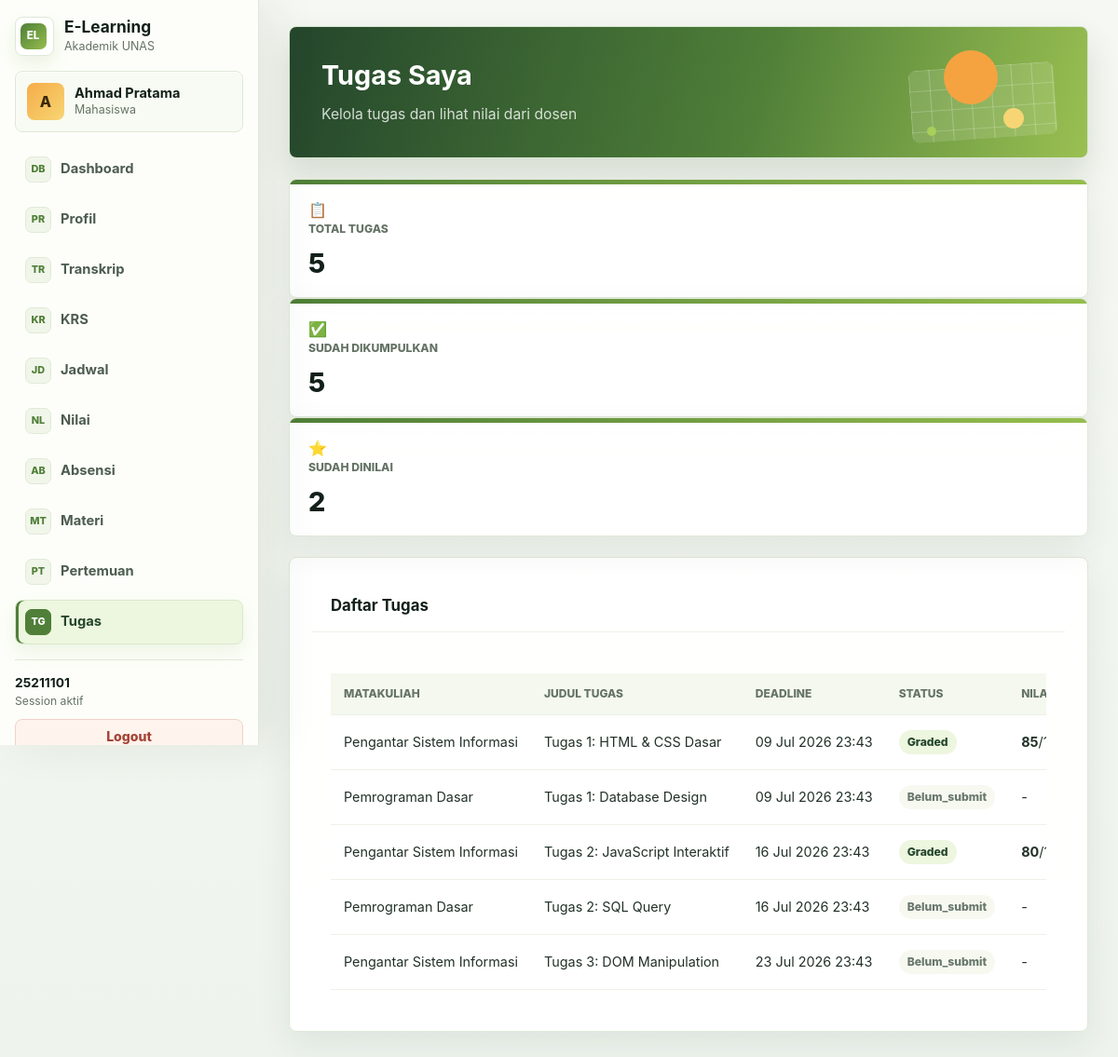
The page /src/mahasiswa/tugas.php (signed in) on the database its author committed.
### tables this page shows
CREATE TABLE IF NOT EXISTS mahasiswa (
  id INT PRIMARY KEY AUTO_INCREMENT,
  user_id INT NOT NULL UNIQUE,
  nim VARCHAR(20) UNIQUE,
  jurusan_id INT NOT NULL,
  tahun_angkatan INT NOT NULL,
  semester_saat_ini INT DEFAULT 1,
  total_sks_diambil INT DEFAULT 0,
  total_sks_lulus INT DEFAULT 0,
  ipk DECIMAL(3,2) DEFAULT 0.00,
  status_akademik ENUM('aktif', 'cuti', 'lulus', 'drop') DEFAULT 'aktif',
  created_at TIMESTAMP DEFAULT CURRENT_TIMESTAMP,
  updated_at TIMESTAMP DEFAULT CURRENT_TIMESTAMP ON UPDATE CURRENT_TIMESTAMP,
  FOREIGN KEY (user_id) REFERENCES users(id) ON DELETE CASCADE,
  FOREIGN KEY (jurusan_id) REFERENCES jurusan(id),
  INDEX idx_jurusan (jurusan_id),
  INDEX idx_tahun_angkatan (tahun_angkatan)
);

CREATE TABLE IF NOT EXISTS users (
  id INT PRIMARY KEY AUTO_INCREMENT,
  username VARCHAR(8) UNIQUE NOT NULL,
  password VARCHAR(255) NOT NULL,
  nama_lengkap VARCHAR(100) NOT NULL,
  nama_depan VARCHAR(50) NOT NULL,
  email VARCHAR(100),
  role ENUM('mahasiswa', 'dosen', 'admin') NOT NULL,
  status ENUM('aktif', 'nonaktif') DEFAULT 'aktif',
  last_login TIMESTAMP NULL,
  created_at TIMESTAMP DEFAULT CURRENT_TIMESTAMP,
  updated_at TIMESTAMP DEFAULT CURRENT_TIMESTAMP ON UPDATE CURRENT_TIMESTAMP,
  INDEX idx_username (username),
  INDEX idx_role (role)
);

CREATE TABLE IF NOT EXISTS tugas (
  id INT AUTO_INCREMENT PRIMARY KEY,
  kelas_id INT NOT NULL,
  judul_tugas VARCHAR(255) NOT NULL,
  deskripsi TEXT,
  pertemuan INT NOT NULL,
  tanggal_dibuat DATETIME DEFAULT CURRENT_TIMESTAMP,
  tanggal_deadline DATETIME NOT NULL,
  bobot_nilai INT DEFAULT 10,
  status ENUM('aktif', 'selesai', 'arsip') DEFAULT 'aktif',
  created_at TIMESTAMP DEFAULT CURRENT_TIMESTAMP,
  updated_at TIMESTAMP DEFAULT CURRENT_TIMESTAMP ON UPDATE CURRENT_TIMESTAMP,
  FOREIGN KEY (kelas_id) REFERENCES kelas(id) ON DELETE CASCADE,
  UNIQUE KEY unique_tugas_kelas_pertemuan_judul (kelas_id, pertemuan, judul_tugas),
  INDEX idx_kelas_pertemuan (kelas_id, pertemuan),
  INDEX idx_deadline (tanggal_deadline)
);

CREATE TABLE IF NOT EXISTS matakuliah (
  id INT PRIMARY KEY AUTO_INCREMENT,
  kode_matkul VARCHAR(10) UNIQUE NOT NULL,
  nama_matkul VARCHAR(100) NOT NULL,
  sks INT NOT NULL,
  semester INT NOT NULL,
  jurusan_id INT NOT NULL,
  deskripsi TEXT,
  created_at TIMESTAMP DEFAULT CURRENT_TIMESTAMP,
  updated_at TIMESTAMP DEFAULT CURRENT_TIMESTAMP ON UPDATE CURRENT_TIMESTAMP,
  FOREIGN KEY (jurusan_id) REFERENCES jurusan(id),
  INDEX idx_semester (semester),
  INDEX idx_jurusan (jurusan_id)
);

### src/auth/check_auth.php (called while the page is built, shortened)
<?php
function isLoggedIn() {
  return isset($_SESSION['user_id']) && !empty($_SESSION['user_id']);
}
function getCurrentUser() {
  return [
    'id' => $_SESSION['user_id'],
    'username' => $_SESSION['username'],
    'nama_lengkap' => $_SESSION['nama_lengkap'],
    'role' => $_SESSION['role'],
    'email' => $_SESSION['email'] ?? null
  ];
}
?>

### src/helpers/db.php (called while the page is built, shortened)
<?php
function executeQuery($conn, $sql, $params = [], $types = '') {
  try {
    $stmt = $conn->prepare($sql);
    if (!empty($params)) {
      $stmt->bind_param($types, ...$params);
    }
    if (!$stmt->execute()) {
      throw new Exception("Execute failed: " . $stmt->error);
    }
    return $stmt;
  } catch (Exception $e) {
    error_log("Database error: " . $e->getMessage());
    return false;
  }
}
function fetchRow($conn, $sql, $params = [], $types = '') {
  $stmt = executeQuery($conn, $sql, $params, $types);
  $result = $stmt->get_result();
  $row = $result->fetch_assoc();
  return $row;
}
function fetchAll($conn, $sql, $params = [], $types = '') {
  $stmt = executeQuery($conn, $sql, $params, $types);
  $result = $stmt->get_result();
  $rows = [];
  while ($row = $result->fetch_assoc()) {
    $rows[] = $row;
  }
  return $rows;
}
function getMahasiswaByUserId($conn, $userId) {
  return fetchRow($conn, "
    SELECT m.*, j.nama_jurusan, u.nama_lengkap, u.email
    FROM mahasiswa m
    JOIN jurusan j ON m.jurusan_id = j.id
    JOIN users u ON m.user_id = u.id
    WHERE m.user_id = ?
  ", [$userId], 'i');
}

### src/mahasiswa/tugas.php (the view, shortened to what this page needs)
<?php
require_once __DIR__ . '/../../config/database.php';
require_once __DIR__ . '/../helpers/db.php';
require_once __DIR__ . '/../auth/check_auth.php';
$mahasiswa = getMahasiswaByUserId($conn, $_SESSION['user_id']);
$query = "
  SELECT t.*, k.kode_kelas, mk.nama_matkul, st.status as submission_status, st.nilai, st.tanggal_submit
  FROM tugas t
  JOIN kelas k ON t.kelas_id = k.id
  JOIN matakuliah mk ON k.matakuliah_id = mk.id
  LEFT JOIN submission_tugas st ON t.id = st.tugas_id AND st.mahasiswa_id = ?
  WHERE k.id IN (
    SELECT DISTINCT kelas_id FROM krs WHERE mahasiswa_id = ? AND status_krs = 'diambil'
  )
  ORDER BY t.tanggal_deadline ASC
";
$tugas_list = fetchAll($conn, $query, [$mahasiswa['id'], $mahasiswa['id']], 'ii');
?>
<!DOCTYPE html>
<html lang="id">
<head>
  <link rel="stylesheet" href="/elearning_unas/public/css/style.css?v=20260702-fix3">
  <link rel="stylesheet" href="/elearning_unas/public/css/app.css?v=20260702-fix3">
</head>
<body>
  <div class="container">
    <?php include __DIR__ . '/../components/sidebar.php'; ?>
    <main class="main-content">
      <div class="page-header">
        <h1>Tugas Saya</h1>
        <p>Kelola tugas dan lihat nilai dari dosen</p>
      </div>
      <div class="stats-container">
        <div class="stat-card">
          <div class="stat-icon">📋</div>
          <div class="stat-content">
            <div class="stat-label">Total Tugas</div>
            <div class="stat-value"><?php echo count($tugas_list); ?></div>
          </div>
        </div>
        <div class="stat-card">
          <div class="stat-icon">✅</div>
          <div class="stat-content">
            <div class="stat-label">Sudah Dikumpulkan</div>
            <div class="stat-value"><?php echo count(array_filter($tugas_list, fn($t) => $t['submission_status'] !== 'belum_submit')); ?></div>
          </div>
        </div>
        <div class="stat-card">
          <div class="stat-icon">⭐</div>
          <div class="stat-content">
            <div class="stat-label">Sudah Dinilai</div>
            <div class="stat-value"><?php echo count(array_filter($tugas_list, fn($t) => $t['submission_status'] === 'graded')); ?></div>
          </div>
        </div>
      </div>
      <div class="card">
        <div class="card-header">
          <h2>Daftar Tugas</h2>
        </div>
        <div class="card-body">
          <?php if (empty($tugas_list)): ?>
            <p class="text-center text-muted">Tidak ada tugas</p>
          <?php else: ?>
            <div class="table-responsive">
              <table class="table">
                <thead>
                  <tr>
                    <th>Matakuliah</th>
                    <th>Judul Tugas</th>
                    <th>Deadline</th>
                    <th>Status</th>
                    <th>Nilai</th>
                  </tr>
                </thead>
                <tbody>
                  <?php foreach ($tugas_list as $t): ?>
                    <tr>
                      <td><?php echo htmlspecialchars($t['nama_matkul']); ?></td>
                      <td><?php echo htmlspecialchars($t['judul_tugas']); ?></td>
                      <td><?php echo date('d M Y H:i', strtotime($t['tanggal_deadline'])); ?></td>
                      <td>
                        <span class="badge badge-<?php
                          echo $t['submission_status'] === 'graded' ? 'success' :
                               ($t['submission_status'] === 'submitted' ? 'info' :
                               ($t['submission_status'] === 'terlambat' ? 'warning' : 'danger'));
                        ?>">
                          <?php echo ucfirst($t['submission_status'] ?? 'belum_submit'); ?>
                        </span>
                      </td>
                      <td>
                        <?php if ($t['submission_status'] === 'graded'): ?>
                          <strong><?php echo $t['nilai']; ?></strong>/100
                        <?php else: ?>
                          -
                        <?php endif; ?>
                      </td>
                    </tr>
                  <?php endforeach; ?>
                </tbody>
              </table>
            </div>
          <?php endif; ?>
        </div>
      </div>
    </main>
  </div>
</body>
</html>

### src/components/sidebar.php (shortened to what this page needs)
<?php
require_once __DIR__ . '/../auth/check_auth.php';
$current_page = basename($_SERVER['PHP_SELF']);
$user = getCurrentUser();
$roleMenus = $menus[$user['role']] ?? [];
$roleDisplay = [
  'mahasiswa' => 'Mahasiswa',
  'dosen' => 'Dosen',
  'admin' => 'Administrator'
][$user['role']] ?? 'User';
$initials = strtoupper(substr($user['nama_lengkap'] ?? 'U', 0, 1));
?>
<aside class="sidebar">
  <div class="sidebar-header">
    <div class="sidebar-brand">
      <div class="brand-mark">EL</div>
      <div>
        <h3>E-Learning</h3>
        <span>Akademik UNAS</span>
      </div>
    </div>
  </div>
  <div class="sidebar-user">
    <div class="user-avatar"><?php echo htmlspecialchars($initials); ?></div>
    <div class="user-meta">
      <strong><?php echo htmlspecialchars($user['nama_lengkap']); ?></strong>
      <span><?php echo htmlspecialchars($roleDisplay); ?></span>
    </div>
  </div>
  <nav class="sidebar-nav">
    <?php foreach ($roleMenus as $item): ?>
      <a href="<?php echo htmlspecialchars($item['href']); ?>" class="nav-item <?php echo $current_page === $item['file'] ? 'active' : ''; ?>">
        <span class="nav-icon"><?php echo htmlspecialchars($item['icon']); ?></span>
        <?php echo htmlspecialchars($item['label']); ?>
      </a>
    <?php endforeach; ?>
  </nav>
  <div class="sidebar-footer">
    <div class="sidebar-footnote">
      <strong><?php echo htmlspecialchars($user['username']); ?></strong>
      <span>Session aktif</span>
    </div>
    <a href="/elearning_unas/src/auth/logout.php" class="btn btn-danger btn-block">Logout</a>
  </div>
</aside>

### rows shown on the page
mahasiswa: user.nama_lengkap "A", user.nama_lengkap "Ahmad Pratama"
tugas: matakuliah.nama_matkul "Pengantar Sistem Informasi", judul_tugas "Tugas 1: HTML & CSS Dasar", tanggal_deadline "09 Jul 2026 23:43", submission_status "Graded", nilai "85"
tugas: matakuliah.nama_matkul "Pemrograman Dasar", judul_tugas "Tugas 1: Database Design", tanggal_deadline "09 Jul 2026 23:43", submission_status "Belum_submit"
tugas: matakuliah.nama_matkul "Pengantar Sistem Informasi", judul_tugas "Tugas 2: JavaScript Interaktif", tanggal_deadline "16 Jul 2026 23:43", submission_status "Graded", nilai "80"
tugas: matakuliah.nama_matkul "Pemrograman Dasar", judul_tugas "Tugas 2: SQL Query", tanggal_deadline "16 Jul 2026 23:43", submission_status "Belum_submit"
tugas: matakuliah.nama_matkul "Pengantar Sistem Informasi", judul_tugas "Tugas 3: DOM Manipulation", tanggal_deadline "23 Jul 2026 23:43", submission_status "Belum_submit"

### other values the page prints
$roleDisplay "Mahasiswa"
$item['icon'] "DB"
$item['label'] "Dashboard"
$item['icon'] "PR"
$item['label'] "Profil"
$item['icon'] "TR"
$item['label'] "Transkrip"
$item['icon'] "KR"
$item['label'] "KRS"
$item['icon'] "JD"
$item['label'] "Jadwal"
$item['icon'] "NL"
$item['label'] "Nilai"
$item['icon'] "AB"
$item['label'] "Absensi"
